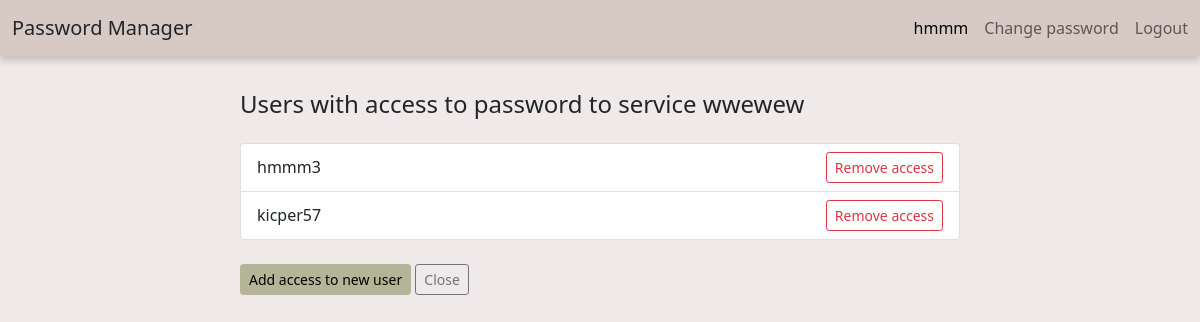
Screenshot of /services/21/permissions (signed in) with the database file from the repository.
### app/models.py (models this page shows, shortened)
class User(db.Model, UserMixin):
    id = db.Column(db.Integer(), primary_key=True)
    username = db.Column(db.String(length=30), nullable=False, unique=True)
    email_address = db.Column(db.String(length=100), nullable=False, unique=True)
    password_hash = db.Column(db.String(length=60), nullable=False)
    services = db.relationship('UserService', backref='user', lazy=True)
    admin_services = db.relationship('Service', backref='admin', lazy=True)
    @property
    def password(self):
        return self.password_hash

class Service(db.Model):
    id = db.Column(db.Integer(), primary_key=True)
    name = db.Column(db.String(length=50), nullable=False)
    link = db.Column(db.String(length=100))
    status = db.Column(db.String(length=20), nullable=False)
    encrypted_password = db.Column(db.String(length=100), nullable=False)
    password_iv = db.Column(db.String(length=100), nullable=False)
    users = db.relationship('UserService', backref='service', lazy=True)
    admin_id = db.Column(db.Integer(), db.ForeignKey('user.id'), nullable=False)
    show_password = "fake"

class UserService(db.Model):
    user_id = db.Column(db.Integer(), db.ForeignKey('user.id'), primary_key=True)
    service_id = db.Column(db.Integer(), db.ForeignKey('service.id'), primary_key=True)

### app/routes.py (the view)
@app.route('/services/<int:service_id>/permissions')
@login_required
def permissions_page(service_id):
    service = Service.query.get(service_id)
    if not check_service(service):
        return redirect(url_for('home_page'))
    return render_template('permissions.html', service=service)

### app/models.py (called while the page is built)
@login_manager.user_loader
def load_user(user_id):
    return User.query.get(int(user_id))

### app/routes.py (called while the page is built)
def check_service(service):
    if not service:
        flash('Service does not exist!', category='danger')
        return False
    if service.admin_id != current_user.id:
        flash('Access denied!', category='danger')
        return False
    return True

@app.context_processor
def example():
    def get_sth(sid):
        service = Service.query.get(sid)
        return service.encrypted_password
    return dict(myf=get_sth)

### app/templates/permissions.html (shortened to what this page needs)
{% extends 'base.html' %}
{% block content %}
<div class="permissions-container">
    <h1 class="h4 mb-4">Users with access to password to service {{ service.name }}</h1>
    <ul class="list-group mb-4">
        {% for us in service.users %}
        <li class="list-group-item d-flex justify-content-between align-items-center">
            {{ us.user.username }}
            <form action="{{ url_for('delete_permission', user_id=us.user.id, service_id=service.id) }}" method="POST">
                <input type="submit" class="btn btn-sm btn-outline-danger bg-cancel" value="Remove access">
            </form>
        </li>
        {% endfor %}
    </ul>
    <a class='btn btn-primary btn-sm bg-confirm' href="{{ url_for('add_permission', service_id=service.id) }}"
       role="button">
        Add access to new user
    </a>
    <a class="btn btn-outline-secondary btn-sm bg-cancel" href="{{ url_for('home_page') }}" role="button">Close</a>
</div>
{%  endblock %}

### app/templates/base.html (shortened to what this page needs)
<!doctype html>
<html lang="pl">
<head>
    <link href="https://cdn.jsdelivr.net/npm/bootstrap@5.1.3/dist/css/bootstrap.min.css" rel="stylesheet"
>
    <link rel="stylesheet" href="https://cdn.jsdelivr.net/npm/bootstrap-icons@1.7.2/font/bootstrap-icons.css">
    <link rel="stylesheet" type="text/css" href="{{ url_for('static', filename='main.css') }}">
</head>
<body class="bg-light-creamy">
<nav class="navbar navbar-expand-md bg-creamy nav-shadow fixed-top">
    <div class="container-fluid">
        <span class="navbar-brand mb-0"><a class="navbar-brand link-dark" href="{{ url_for('home_page') }}">Password Manager</a></span>
        {% if current_user.is_authenticated %}
        <div class="navbar-nav">
            <span class="navbar-text me-3 text-creamy">
              {{ current_user.username }}
            </span>
            <a class="logout nav-link px-0 me-3" href="{{ url_for('change_password') }}">Change password</a>
            <a class="logout nav-link px-0" href="{{ url_for('logout_page') }}">Logout</a>
        </div>
        {% endif %}
    </div>
</nav>
{% block content %}
{% endblock %}
</body>
</html>

### app/static/main.css (style rules this page uses)
:root { --main: #D7CAC5; --light-main: #F0E9E9; --text-main: #000000; --btn-primary: #c7b2b2; --btn-primary-hover: #9f8585; --table: #e1dada; --confirm: #B4B596; --confirm-hover: #c5c6a5; --cancel: #ce6c6c; --cancel-hover: #dc8181; }
body { padding-top: 50px!important; }
.permissions-container { margin-right: 20%; margin-left: 20%; margin-top: 40px; }
.bg-confirm.btn-primary, .bg-confirm.btn-primary:focus { background: var(--confirm); border-color: var(--confirm); }
.bg-creamy { background: var(--main); color: var(--text-main); }
.bg-light-creamy { background: var(--light-main); }
.nav-link, .nav-link:visited { color: var(--text-main); }
.logout.nav-link { color: #5C5656; }
.nav-shadow { box-shadow: 0 4px 8px 0 rgba(0, 0, 0, 0.2); }
.btn-primary, .btn-primary:focus { background: var(--btn-primary); border-color: var(--btn-primary); color: var(--text-main); box-shadow: none; }

### rows the page displays
User: username "hmmm"
Service: name "wwewew"
UserService: user.username "hmmm3"
UserService: user.username "kicper57"
